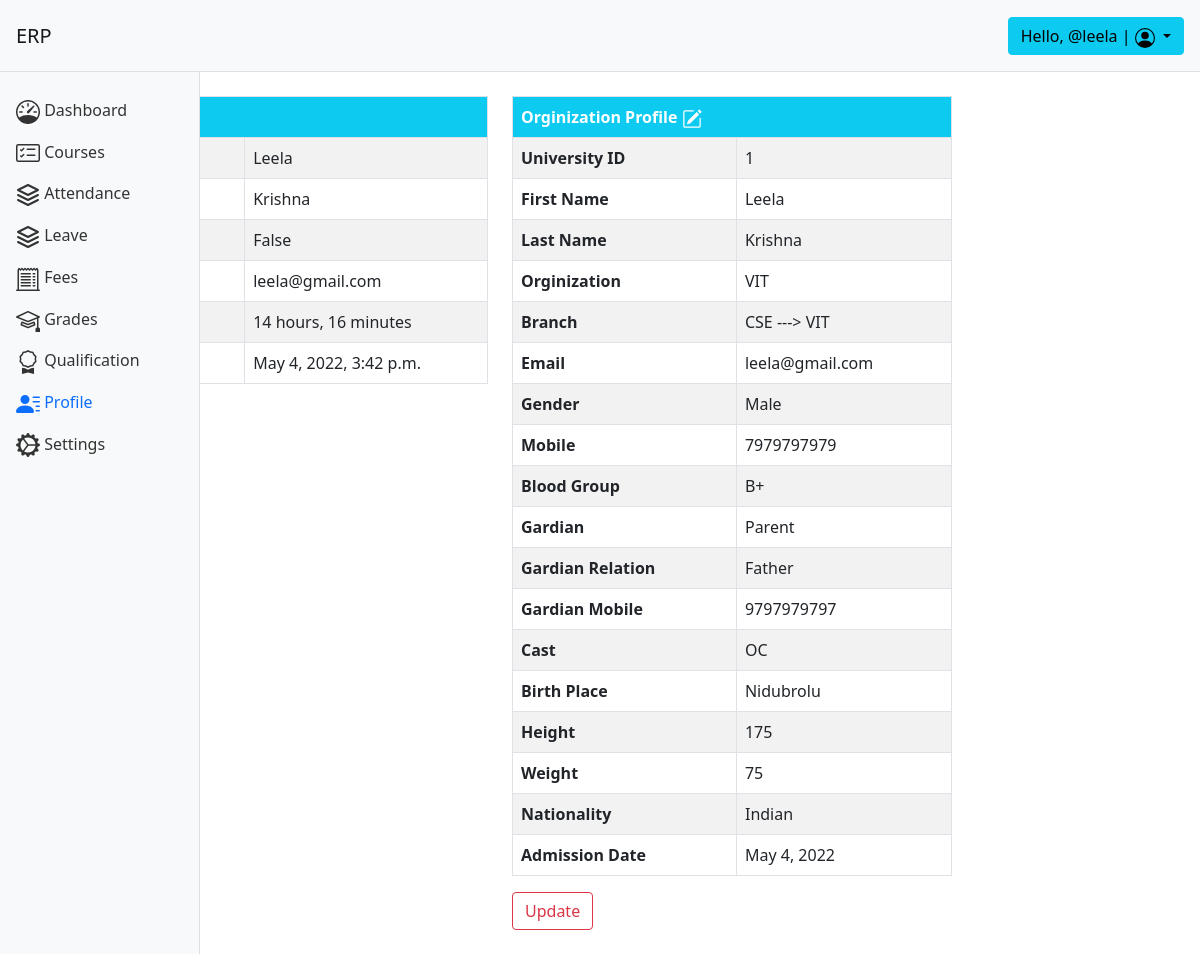
The app's page /user/profile/3/ (signed in) with its own data.
### base/models.py (models this page shows, shortened)
class Lecturer(models.Model):
    orginization = models.ForeignKey(Orginization, on_delete=models.CASCADE)
    branch = models.ForeignKey(
        Branch, on_delete=models.CASCADE)
    user = models.OneToOneField(User, on_delete=models.CASCADE)
    first_name = models.CharField(max_length=200)
    last_name = models.CharField(max_length=200)
    e_id = models.BigIntegerField()
    email = models.EmailField()
    gender = models.CharField(max_length=10, choices=[(
        'Male', 'Male'), ('Female', 'Female'), ('Others', 'Others')])
    profile_pic = models.ImageField(upload_to='base/templates/', blank=True)
    mobile = models.BigIntegerField()
    blood = models.CharField(max_length=5)
    parent_name = models.CharField(max_length=200)
    parent_mobile = models.BigIntegerField()
    relation = models.CharField(max_length=200)
    cast = models.CharField(max_length=20)
    birth_place = models.CharField(max_length=20)
    height = models.IntegerField()
    weight = models.IntegerField()
    nationality = models.CharField(max_length=40)
    admission_date = models.DateField()

class Orginization(models.Model):
    orginization_name = models.CharField(max_length=200, unique=True)
    owner = models.OneToOneField(
        User, on_delete=models.CASCADE, unique=True)
    email = models.EmailField(unique=True)
    def __str__(self):
        return self.orginization_name

class Branch(models.Model):
    orginization = models.OneToOneField(Orginization, on_delete=models.CASCADE)
    name = models.CharField(max_length=200)
    def __str__(self):
        return self.name+' ---> '+str(self.orginization)

### base/views.py (the view)
# urls.py: path('profile/<str:pk>/', views.user_profile, name='profile'),
@login_required(login_url='login')
def user_profile(request, pk):
    user = User.objects.get(id=pk)
    group = user.groups.all()[0].name
    print(group)
    profile = ''
    if group == 'admin':
        print('Hi you are admin')
    elif group == 'lecturer':
        if Lecturer.objects.all().count() > 0:
            profile = Lecturer.objects.get(user=user.id)
    elif group == 'student':
        if Student.objects.all().count() > 0:
            profile = Student.objects.get(user=user.id)
    elif group == 'non_teaching':
        profile = NonTeaching.objects.get(user=user.id)
    context = {'user': user, 'profile': profile}
    return render(request, 'base/profile.html', context)

### base/templatetags/base_extras.py (called while the page is built)
@register.filter(name='has_group')
def has_group(user, group_name):
    group = Group.objects.get(name=group_name)
    return True if group in user.groups.all() else False

### base/templates/base/profile.html (shortened to what this page needs)
{% extends 'base/home.html' %}
{% block content %}
<div class="container">
    <div class="row">
        <div class="col-sm">
            <table class="table  table-striped table-bordered table-hover rounded">
                <thead class="thead-light bg-info text-white">
                    <tr>
                        <th scope="col" colspan="2">User Profile
                            <a href="{% url 'update_profile' %}" style="color: white;align-self:right;">
                            </a>
                        </th>
                    </tr>
                </thead>
                <tbody>
                    <tr>
                        <th scope="row">First Name</th>
                        <td>{{user.first_name}}</td>
                    </tr>
                    <tr>
                        <th scope="row">Last Name</th>
                        <td>{{user.last_name}}</td>
                    </tr>
                    <tr>
                        <th scope="row">Staff</th>
                        <td>{{user.is_staff}}</td>
                    </tr>
                    <tr>
                        <th scope="row">Email</th>
                        <td>{{user.email}}</td>
                    </tr>
                    <tr>
                        <th scope="row">Last Login</th>
                        <td>{{user.last_login|timesince}}</td>
                    </tr>
                    <tr>
                        <th scope="row">Account Created</th>
                        <td>{{user.date_joined}}</td>
                    </tr>
                </tbody>
            </table>
            <a class="btn btn-outline-danger" href="{% url 'update_profile' %}">Update</a>
        </div>
        {% if not user.is_staff%}
        <div class="col-sm">
            <table class="table  table-striped table-bordered table-hover rounded">
                <thead class="thead-light bg-info text-white">
                    <tr>
                        <th scope="col" colspan="2">Orginization Profile
                            <a href="{% url 'update_org_profile' %}" style="color: white;align-self:right;">
                            </a>
                        </th>
                    </tr>
                </thead>
                <tbody>
                    <tr>
                        <th scope="row">University ID</th>
                        <td>{{profile.u_id}}{{profile.e_id}}{{profile.nt_e_id}}</td>
                    </tr>
                    <tr>
                        <th scope="row">First Name</th>
                        <td>{{profile.first_name}}</td>
                    </tr>
                    <tr>
                        <th scope="row">Last Name</th>
                        <td>{{profile.last_name}}</td>
                    </tr>
                    <tr>
                        <th scope="row">Orginization</th>
                        <td>{{profile.orginization}}</td>
                    </tr>
                    <tr>
                        <th scope="row">Branch</th>
                        <td>{{profile.branch}}</td>
                    </tr>
                    <tr>
                        <th scope="row">Email</th>
                        <td>{{profile.email}}</td>
                    </tr>
                    <tr>
                        <th scope="row">Gender</th>
                        <td>{{profile.gender}}</td>
                    </tr>
                    <tr>
                        <th scope="row">Mobile</th>
                        <td>{{profile.mobile}}</td>
                    </tr>
                    <tr>
                        <th scope="row">Blood Group</th>
                        <td>{{profile.blood}}</td>
                    </tr>
                    <tr>
                        <th scope="row">Gardian</th>
                        <td>{{profile.parent_name}}</td>
                    </tr>
                    <tr>
                        <th scope="row">Gardian Relation</th>
                        <td>{{profile.relation}}</td>
                    </tr>
                    <tr>
                        <th scope="row">Gardian Mobile</th>
                        <td>{{profile.parent_mobile}}</td>
                    </tr>
                    <tr>
                        <th scope="row">Cast</th>
                        <td>{{profile.cast}}</td>
                    </tr>
                    <tr>
                        <th scope="row">Birth Place</th>
                        <td>{{profile.birth_place}}</td>
                    </tr>
                    <tr>
                        <th scope="row">Height</th>
                        <td>{{profile.height}}</td>
                    </tr>
                    <tr>
                        <th scope="row">Weight</th>
                        <td>{{profile.weight}}</td>
                    </tr>
                    <tr>
                        <th scope="row">Nationality</th>
                        <td>{{profile.nationality}}</td>
                    </tr>
                    <tr>
                        <th scope="row">Admission Date</th>
                        <td>{{profile.admission_date}}</td>
                    </tr>
                </tbody>
            </table>
            <a class="btn btn-outline-danger" href="{% url 'update_org_profile' %}">Update</a>
        </div>
        {% endif %}
    </div>
</div>
{% endblock %}

### base/templates/base/home.html (shortened to what this page needs)
<!DOCTYPE html>
<html lang="en">
{% load base_extras.py %}
<head>
    <link rel="stylesheet" href="https://stackpath.bootstrapcdn.com/bootstrap/5.0.0-alpha1/css/bootstrap.min.css"
>
    <link rel="stylesheet" href="https://cdn.jsdelivr.net/chartist.js/latest/chartist.min.css">
</head>
<body>
    <nav class="navbar navbar-light bg-light p-3">
        <div class="d-flex col-12 col-md-3 col-lg-2 mb-2 mb-lg-0 flex-wrap flex-md-nowrap justify-content-between">
            <a class="navbar-brand" href="{% url 'dashboard' %}">
                ERP
            </a>
        </div>
        <div class="col-12 col-md-5 col-lg-8 d-flex align-items-center justify-content-md-end mt-3 mt-md-0">
            <div class="dropdown">
                <button class="btn btn-info dropdown-toggle" type="button" id="dropdownMenuButton"
                    data-toggle="dropdown" aria-expanded="false">
                    Hello, @{{request.user}} |
                </button>
            </div>
        </div>
    </nav>
    <div class="container-fluid">
        <div class="row">
            <nav id="sidebar" class="col-md-3 col-lg-2 d-md-block bg-light sidebar collapse">
                <div class="position-sticky">
                    <ul class="nav flex-column">
                        <li class="nav-item">
                            <a class="nav-link {% if request.path == '/user/dashboard/'%} active {% endif %}"
                                aria-current="page" href="{% url 'dashboard' %}">
                                <span class="ml-2">Dashboard</span>
                            </a>
                        </li>
                        <li class="nav-item">
                            <a class="nav-link {% if request.path == '/user/courses/'%} active {% endif %}"
                                href="{% url 'courses'%}">
                                <span class="ml-2">Courses</span>
                            </a>
                        </li>
                        <li class="nav-item">
                            <a class="nav-link {% if request.path == '/user/attendance/'%} active {% endif %}"
                                href="{% url 'attendance' %}">
                                <span class="ml-2">Attendance</span>
                            </a>
                        </li>
                        {% if not request.user|has_group:"admin" %}
                        <li class="nav-item">
                            <a class="nav-link {% if request.path == '/user/leave/'%} active {% endif %}"
                                href="{% url 'leave' %}">
                                <span class="ml-2">Leave</span>
                            </a>
                        </li>
                        {% endif %}
                        <li class="nav-item">
                            <a class="nav-link {% if request.path == '/user/fees/'%} active {% endif %}"
                                href="{% url 'fees' %}">
                                <span class="ml-2">Fees</span>
                            </a>
                        </li>
                        <li class="nav-item">
                            <a class="nav-link {% if request.path == '/user/grades/' %} active {% endif %}"
                                href="{% url 'grades' %}">
                                <span class="ml-2">Grades</span>
                            </a>
                        </li>
                        <li class="nav-item">
                            <a class="nav-link {% if request.path == '/user/qualification/'%} active {% endif %}"
                                href="{% url 'qualification' %}">
                                <span class="ml-2">Qualification</span>
                            </a>
                        </li>
                        <li class="nav-item">
                            <a class="nav-link {% if '/user/profile/' in  request.path %} active {% endif %}"
                                href="{% url 'profile' request.user.id %}">
                                <span class="ml-2">Profile</span>
                            </a>
                        </li>
                        <li class="nav-item">
                            <a class="nav-link {% if request.path == '/user/settings/'%} active {% endif %}"
                                href="{% url 'settings' %}">
                                <span class="ml-2">Settings</span>
                            </a>
                        </li>
                    </ul>
                </div>
            </nav>
            <main class="col-md-9 ml-sm-auto col-lg-10 px-md-4 py-4">
                {% block content %}
                {% endblock %}
            </main>
        </div>
    </div>
</body>
</html>

### base/templates/base/home.html (style rules this page uses)
.sidebar { position: fixed; top: 0; bottom: 0; left: 0; z-index: 100; padding: 90px 0 0; box-shadow: inset -1px 0 0 rgba(0, 0, 0, .1); z-index: 99; }
.navbar { box-shadow: inset 0 -1px 0 rgba(0, 0, 0, .1); }
@media (min-width: 767.98px) { .navbar { top: 0; position: sticky; z-index: 999; } }
.sidebar .nav-link { color: #333; }
.sidebar .nav-link.active { color: #0d6efd; }

### records on screen
Lecturer: e_id "1", first_name "Leela", last_name "Krishna", orginization "VIT", branch "CSE ---> VIT", email "leela@gmail.com", gender "Male", mobile "7979797979", blood "B+", parent_name "Parent", relation "Father", parent_mobile "9797979797", cast "OC", birth_place "Nidubrolu", height "175", weight "75", nationality "Indian", admission_date "May 4, 2022"

### other values on screen
{{ request.user }} "leela"
{{ user.first_name }} "Leela"
{{ user.last_name }} "Krishna"
{{ user.is_staff }} "False"
{{ user.email }} "leela@gmail.com"
{{ user.last_login|timesince }} "14 hours, 16 minutes"
{{ user.date_joined }} "May 4, 2022, 3:42 p.m."
